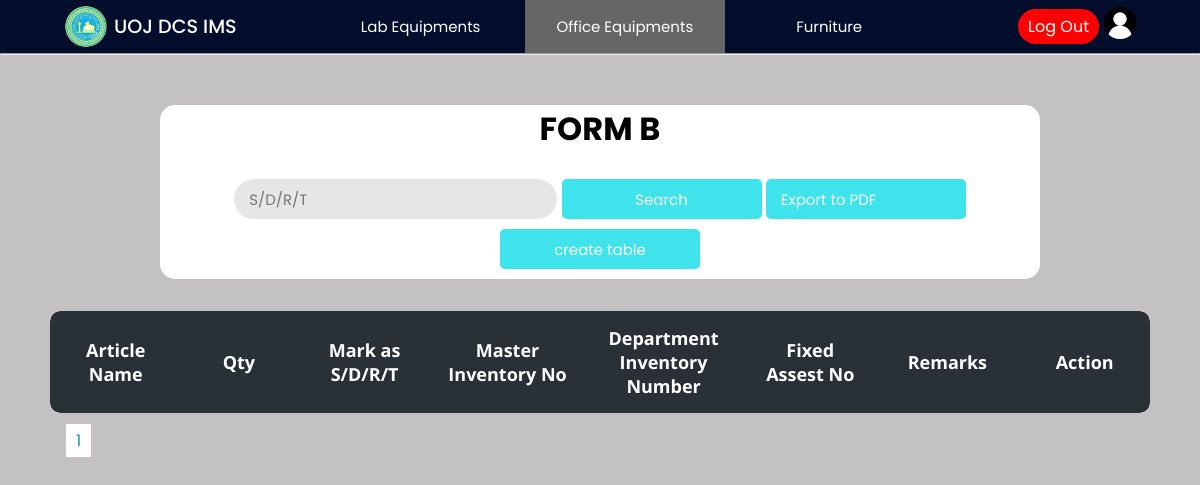
Page /Project/office/officeForm_B.php (signed in) on the earlier database version.
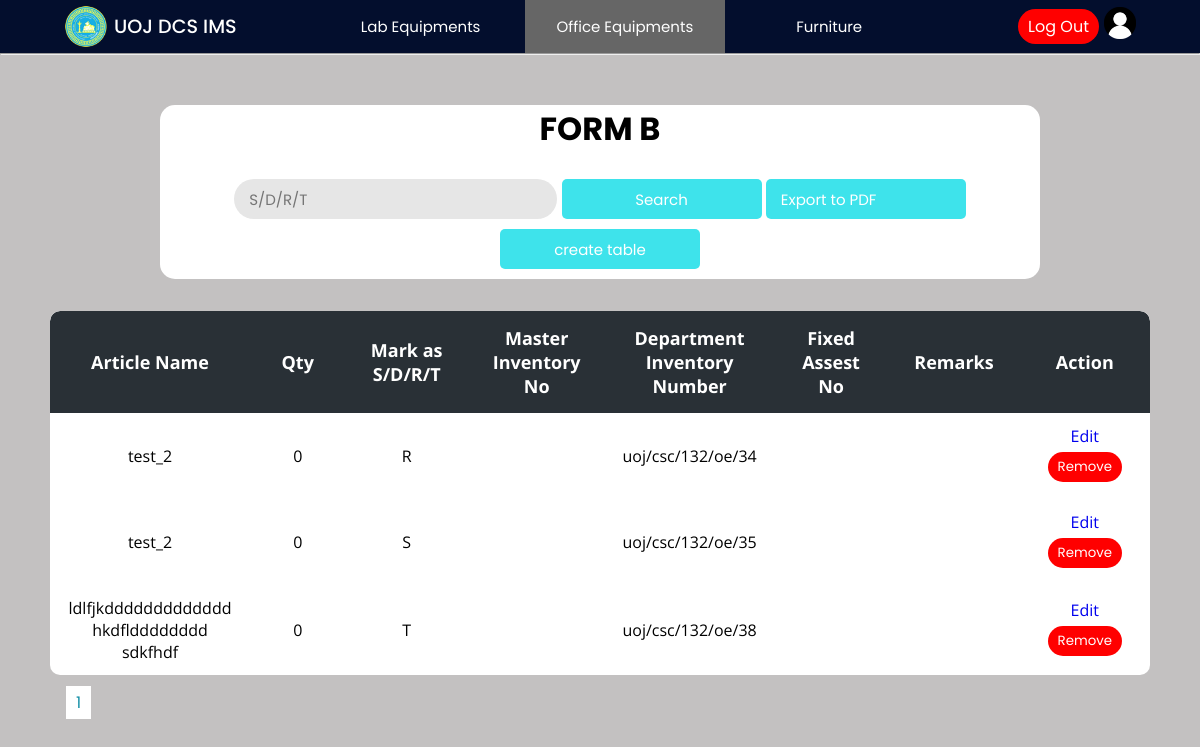
Same page on the later database version.
### tables this page shows
CREATE TABLE `o_formb_table` (
  `article` varchar(200) NOT NULL,
  `quantity` int(11) NOT NULL,
  `sdrt` varchar(3) NOT NULL,
  `master_inventory_no` varchar(50) NOT NULL,
  `dept_Inventory_no` varchar(50) NOT NULL,
  `fixed_asset_no` varchar(50) NOT NULL,
  `remarks` varchar(200) NOT NULL
);

### Project/office/officeForm_B.php (the view, shortened to what this page needs)
<?php
include("../config/connection.php");
$rowsPerPage = 10;
$totalRows = mysqli_num_rows(mysqli_query($con, "SELECT * FROM o_invoice"));
$totalPages = ceil($totalRows / $rowsPerPage);
if (isset($_GET['search'])) {
    $sdrt = $_GET['sdrt'];
    if (!(empty($sdrt))) {
        $queryinvoice = "SELECT * FROM o_formb_table WHERE sdrt='$sdrt' ";
    } else {
        $queryinvoice = "SELECT * FROM o_formb_table  ";
    }
} else {
    $queryinvoice = "SELECT * FROM o_formb_table";
}
?>
<!DOCTYPE html>
<html lang="en">
<head>
    <link rel="stylesheet" href="../css/lab.css">
    <link rel="stylesheet" href="../css/main.css">
</head>
<body>
    <?php include("../header/header.php"); ?>
    <hr>
    <div class="main-container">
        <div class="container">
            <h2>FORM B</h2>
            <div>
                <form action="officeForm_B.php" method="get">
                    <input type="text" placeholder="S/D/R/T" name="sdrt" value="<?php if (isset($_POST['sdrt'])) {
                                                                                    echo $_POST['sdrt'];
                                                                                } ?>" />
                    <input class="button" type="submit" name="search" value="Search" />
                    <a href="officeForm_B.php?export=true&sdrt=<?php
                                                                if (isset($_GET['sdrt'])) {
                                                                    echo urlencode($_GET['sdrt']);
                                                                }
                                                                ?>"><input class="button" value="Export to PDF" /></a>
                </form>
                <a href="formBTable.php"><input class="button" type="submit" name="create" value="create table" /></a>
            </div>
        </div>
        <div class="table-con">
            <table>
                <thead>
                    <tr>
                        <th>Article Name</th>
                        <th>Qty</th>
                        <th>Mark as S/D/R/T</th>
                        <th>Master Inventory No</th>
                        <th>Department Inventory Number</th>
                        <th>Fixed Assest No</th>
                        <th>Remarks</th>
                        <th>Action</th>
                    </tr>
                </thead>
                <tbody>
                    <?php
                    $resultinvoice = mysqli_query($con, $queryinvoice);
                    while ($rowinvoice = mysqli_fetch_assoc($resultinvoice)) {
                    ?>
                        <tr>
                            <td class="name"><?php echo $rowinvoice['article'] ?></td>
                            <td><?php echo $rowinvoice['quantity'] ?></td>
                            <td><?php echo $rowinvoice['sdrt'] ?></td>
                            <td><?php echo $rowinvoice['master_inventory_no'] ?></td>
                            <td><?php echo $rowinvoice['dept_Inventory_no'] ?></td>
                            <td><?php echo $rowinvoice['fixed_asset_no'] ?></td>
                            <td><?php echo $rowinvoice['remarks'] ?></td>
                            <td>
                                <a href="addDataFormB.php?dept_Inventory_no=<?php echo $rowinvoice['dept_Inventory_no'] ?>">Edit</a>
                                <form method="post" action="actionItemFormB.php">
                                    <button class="logout" type="submit" onclick="return confirm('Are you sure to remove this record ?')">Remove</button>
                                </form>
                            </td>
                        </tr>
                    <?php
                    }
                    ?>
                </tbody>
            </table>
        </div>
        <div class="pagination" style="margin:15px;">
            <?php
            for ($i = 1; $i <= $totalPages; $i++) {
                echo '<a href="?page=' . $i . '" style="margin:1px;background-color: #fff; color: #1690A7; border: none; padding: 5px 10px; cursor: pointer; width:5px;">' . $i . '</a>';
            }
            ?>
        </div>
    </div>
</body>
</html>

Differences in the rows shown:
added o_formb_table: article "test_2", quantity "0", sdrt "R", dept_Inventory_no "uoj/csc/132/oe/34"
added o_formb_table: article "test_2", quantity "0", sdrt "S", dept_Inventory_no "uoj/csc/132/oe/35"
added o_formb_table: article "ldlfjkddddddddddddd hkdfldddddddd sdkfhdf", quantity "0", sdrt "T", dept_Inventory_no "uoj/csc/132/oe/38"
